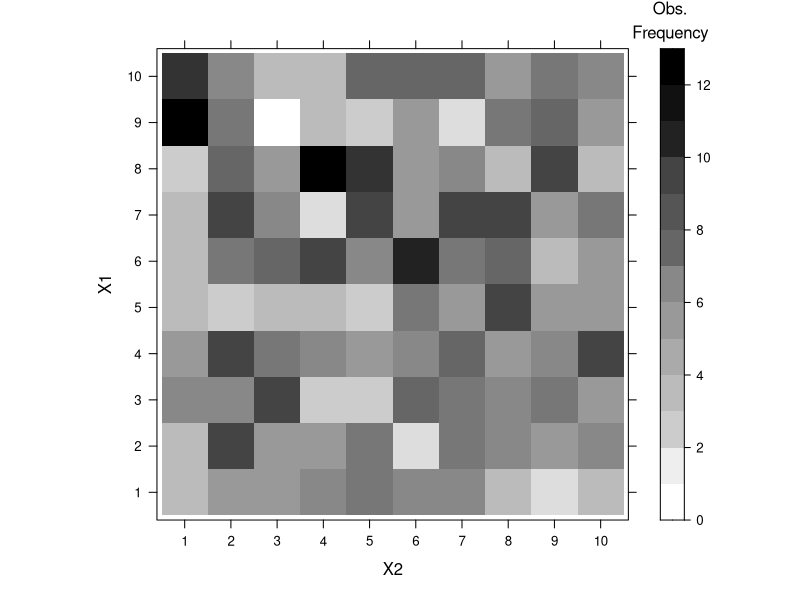

Here is the R script that generated this plot: (Note: this script raises an error after producing the figure.)
##############################
## File 1:
## Figures 1, 2 and 3
##############################

library(lattice)
library(grid)
library(latticeExtra)
library(rpart)
library(caret)

set.seed(234)
mytheme <- standard.theme("pdf",color=FALSE)
X1 <- sample(1:10, 600, replace=TRUE)
X2 <- sample(1:10, 600, replace=TRUE)

## Figure 1
freq_table <- xtabs(~X2+X1)
levelplot(freq_table
          ,col.regions = gray(15:0/15)
          ,colorkey=list(at=0:13))
trellis.focus("legend", side="right", clipp.off=TRUE, highlight=FALSE)
grid.text("Obs.\nFrequency", 0.2, 1.1, hjust=0.5, vjust=1)
trellis.unfocus()


y <- (sqrt(X1*X2)*(5.5-X1)^2/((5.5-X1)*(5.5-X2)))/100
y.norm<- y + rnorm(600, 0, .35)
y.pred1 <- predict(lm(y.norm~X1+X2))
y.pred2 <- predict(lm(y.norm~poly(X1,degree=2,raw=TRUE)*poly(X2,degree=2,raw=TRUE)))#+X1*X2+X1^2+X2^2))
sim_data <- data.frame(y.norm=y.norm,X1=X1,X2=X2)
this <- data.frame(rbind(aggregate(y, list(X1, X2), mean),
                         aggregate(y.norm, list(X1, X2), mean),
                         aggregate(y.pred1, list(X1, X2), mean),
                         aggregate(y.pred2, list(X1, X2), mean)))
this$type <- rep(c("True data generating process","Naive nonparametric model",
                   "Simple linear model", "Complex linear model"),each=99)
colnames(this)[1:3] <- c("X1","X2","y")

## Figure 2
wireframe(y~X1*X2|type, this, xlim=c(1,10), ylim=c(1,10), zlim=c(-.2,.7), drape=TRUE, zlab="y",
          scales = list(arrows=FALSE, col="black",font=10, cex=.5), auto.key=FALSE,
          par.settings=mytheme, colorkey=FALSE , layout=c(2,2), index.cond=list(c(3,1,4,2)),
          xlab=expression(x[1]), ylab=expression(x[2]))

## Figure 3
set.seed(831213)
t_ctrl <- trainControl("cv",15)
param_grid <- expand.grid(.cp=seq(0.001,0.01,length.out=10))
t_rpart <- train(y.norm~X1+X2
                 ,data=sim_data
                 ,method="rpart"
                 ,trControl=t_ctrl
                 #,control=list(minsplit=20)
                 ,tuneGrid=param_grid)

#left panel
regions <- xyplot(1:10~1:10
       ,ylim=c(1,10)
       ,xlim=c(1,10)
       ,xlab=expression(X[1])
       ,ylab=expression(X[2])
       ,par.settings = list(axis.line = list(col = 0))
       ,scales=list(col=1,tck=c(1,0),x=list(at=1:10,cex=0.7),y=list(at=1:10,cex=0.7))
       ,panel = function(x,y,subscripts,...){
         panel.abline(v=1,h=1,lwd=1.2)
         panel.segments(x0=c(8.5,8.5,8.5,8.5,8.5,2.5,1,2.5,2.5,3.5,3.5,5.5,5.5), y0=c(1,5.5,6.5,7.5,4.5,1,1.5,6.5,4.5,4.5,5.5,4.5,5.5),
                        x1=c(8.5,10,10,10,10,2.5,2.5,8.5,8.5,3.5,8.5,5.5,5.5), y1=c(10,5.5,6.5,7.5,4.5,10,1.5,6.5,4.5,6.5,5.5,5.5,6.5),
                        lwd=1.5,col="black")
                        
       })

#central panel
node_locs <- plot(t_rpart$finalModel,compress=TRUE,uniform=TRUE,margin=0.05)
tree_lines <-  rpart:::rpart.branch(node_locs$x,node_locs$y
                                    ,as.numeric(row.names(t_rpart$finalModel$frame))
                                    ,1)
panel.text.mine <- function(x,y,labels,...){
  labels <- ifelse(is.na(labels),"",labels)
  panel.text(x,y,labels,...)
}
tree <- xyplot(y~x
       ,data=node_locs
       ,xlab=NULL
       ,ylab=NULL
       ,scales=list(draw=FALSE)
       ,par.settings = list(axis.line = list(col = 0))
       ,tree_lines = tree_lines
       ,tree_model = t_rpart$finalModel
       ,panel=function(x,y,tree_lines,tree_model,...){
         lab_orig <- labels(tree_model)
         nodes <- as.numeric(row.names(tree_model$frame))
         left_childs <-  match(2L * nodes, nodes)
         panel.lines(tree_lines$x,tree_lines$y,lwd=1.5,col="black")
         rpart:::text.rpart(t_rpart$finalModel,digits=2
                            ,FUN=panel.text.mine
                            ,cex=0.6
                            ,fancy=FALSE
                            )
         
         #panel.text()
       })


#right panel
pred_data <- expand.grid(X1=1:10,X2=1:10)
pred_data$z_vals <- predict(t_rpart,pred_data)
surf_pred <- wireframe(z_vals~X1*X2, pred_data,xlim=c(1,10), ylim=c(1,10),zlim=c(-.2,.7), drape=TRUE, zlab=expression(hat(y)),
          scales = list(arrows=FALSE, col="black",font=10, cex=.5,x=list(at=1:10),y=list(at=1:10)), auto.key=FALSE,
          par.settings=mytheme, colorkey=FALSE,
          xlab=expression(X[1]), ylab=expression(X[2]))
figure3 <- c(regions,tree,surf_pred,layout=c(3,1))
update(figure3,xlab=list(label=c(expression(X[1]),"","")),ylab=expression(X[2])
       ,scales=list(at=list(c(1:10),NULL,NULL))
       )
